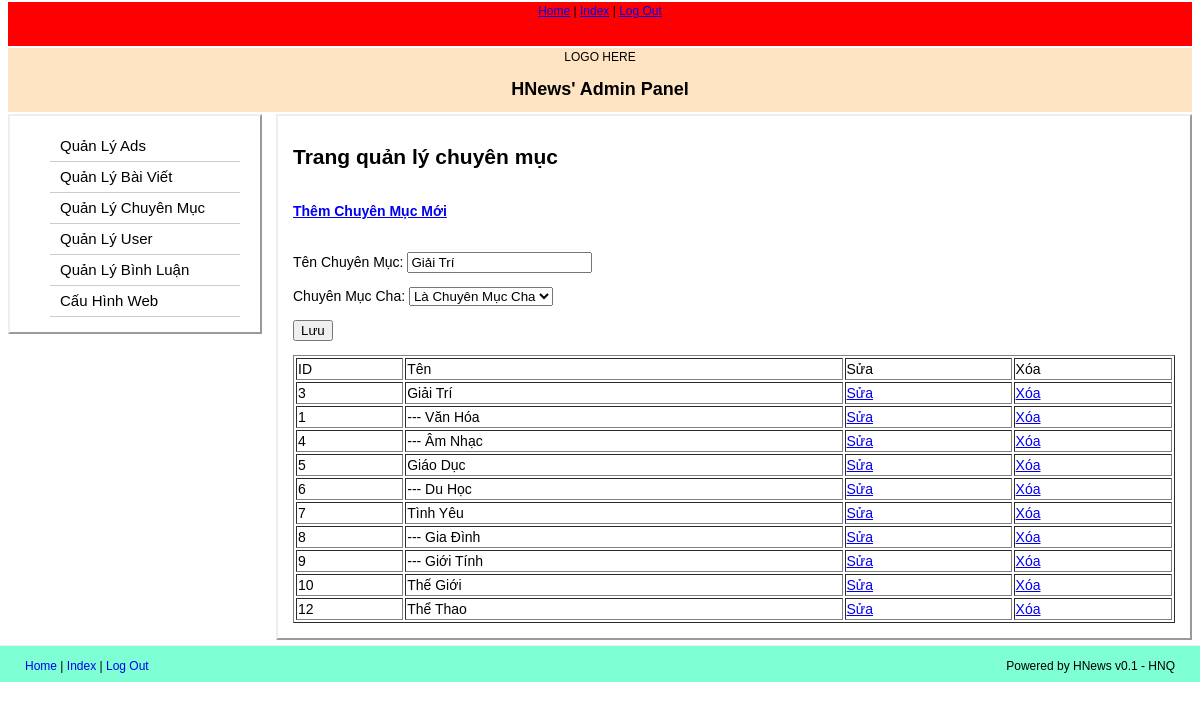
/assmin/index.php?admin=categories&do=edit&cmID=3 (signed in), run on the app's committed database.
### tables this page shows
CREATE TABLE IF NOT EXISTS `category` (
  `id` int(11) NOT NULL AUTO_INCREMENT,
  `category_name` varchar(255) NOT NULL,
  `ownercategory` int(11) NOT NULL,
  PRIMARY KEY (`id`)
);

### assmin/mcat.php (the view, shortened to what this page needs)
<a href="?admin=categories&do=form"><strong>Thêm Chuyên Mục Mới</strong></a><br /><br />
<?php
if(isset($_GET['do'])) {
	switch ($_GET['do']) {
		case 'edit':
				$ID = $_GET['cmID'];
				$query = "SELECT * FROM category WHERE id=".$ID;
				$result = mysql_query($query) or die ('Fuck');
				list($cmID,$cmTen,$cmCha) = mysql_fetch_array($result);
				echo "<form action='index.php?admin=categories&do=update&cmID=$ID' method='post'>";
				echo "<p>Tên Chuyên Mục: <input type='text' name='cmTen' value='".$cmTen."'></p>";
				echo "<p>Chuyên Mục Cha: <select name='cmCha'>";
				if($cmCha == 0) {
						echo "<option value='0' selected>Là Chuyên Mục Cha</option>";
				}
				echo "</select></p>";
				echo "<p><input type='submit' value='Lưu'></p>";
				echo "</form>";
			break;
	}
}
?>
<table width="100%" border="1">
	<tr>
		<td>ID</td>
		<td>Tên</td>
		<td>Sửa</td>
		<td>Xóa</td>
	</tr>
<?php
$query = "SELECT * FROM category WHERE ownercategory=0";
$result = mysql_query($query) or die(mysql_error());
while($row = mysql_fetch_array($result)) {
	echo "<tr>";
	echo "<td>".$row['id']."</td>";
	echo "<td>".$row['category_name']."</td>";
	echo "<td><a href='index.php?admin=categories&do=edit&cmID=".$row['id']."'>Sửa</a></td>";
	echo "<td><a href='index.php?admin=categories&do=delete&cmID=".$row['id']."'>Xóa</a></td>";
	echo "</tr>";
	$query2 = "SELECT * FROM category WHERE ownercategory=".$row['id'];
	$result2 = mysql_query($query2) or die('Fuck2');
	while($row2 = mysql_fetch_array($result2)) {
		echo "<tr>";
		echo "<td>".$row2['id']."</td>";
		echo "<td>--- ".$row2['category_name']."</td>";
		echo "<td><a href='index.php?admin=categories&do=edit&cmID=".$row2['id']."'>Sửa</a></td>";
		echo "<td><a href='index.php?admin=categories&do=delete&cmID=".$row2['id']."'>Xóa</a></td>";
		echo "</tr>";
	}
}
?>
</table>

### css/styles.css (style rules this page uses)
body { font-family: Arial, Tahoma, Calibri, Sans-serif; font-size: 12px; text-align: center; }
html, body { margin: 0px; padding: 0px; }

### data on the page
category: cmTen "Giải Trí", cmCha "Là Chuyên Mục Cha", id "3", category_name "Giải Trí"
category: id "1", category_name "Văn Hóa"
category: id "4", category_name "Âm Nhạc"
category: id "5", category_name "Giáo Dục"
category: id "6", category_name "Du Học"
category: id "7", category_name "Tình Yêu"
category: id "8", category_name "Gia Đình"
category: id "9", category_name "Giới Tính"
category: id "10", category_name "Thế Giới"
category: id "12", category_name "Thể Thao"
